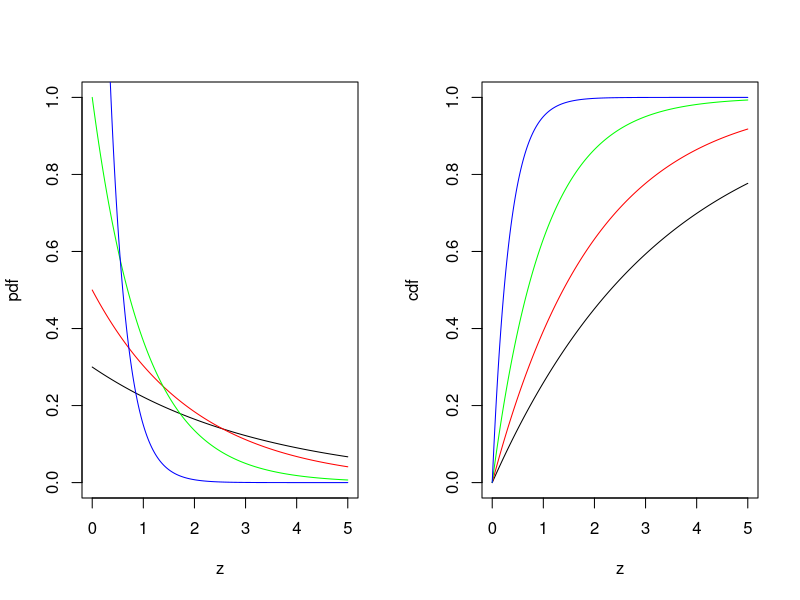

Write R code to recreate this figure.
par(mfrow = c(1, 2))
z = seq(0, 5, length = 300)

# different parameter values
lambda = c(0.3, 0.5, 1, 3)

# exponential pdf for lambda = 0.3
plot(z, dexp(z, lambda[1]), type = "l", xlab = "z", ylab = "pdf", ylim = c(0, 1))
# lambda = 0.5
lines(z, dexp(z, lambda[2]), col = "red")
# lambda = 1
lines(z, dexp(z, lambda[3]), col = "green")
# lambda = 3
lines(z, dexp(z, lambda[4]), col = "blue")

# exponential cdf same order for lambdas as above
plot(z, pexp(z, lambda[1]), type = "l", xlab = "z", ylab = "cdf", ylim = c(0, 1))
lines(z, pexp(z, lambda[2]), col = "red")
lines(z, pexp(z, lambda[3]), col = "green")
lines(z, pexp(z, lambda[4]), col = "blue")